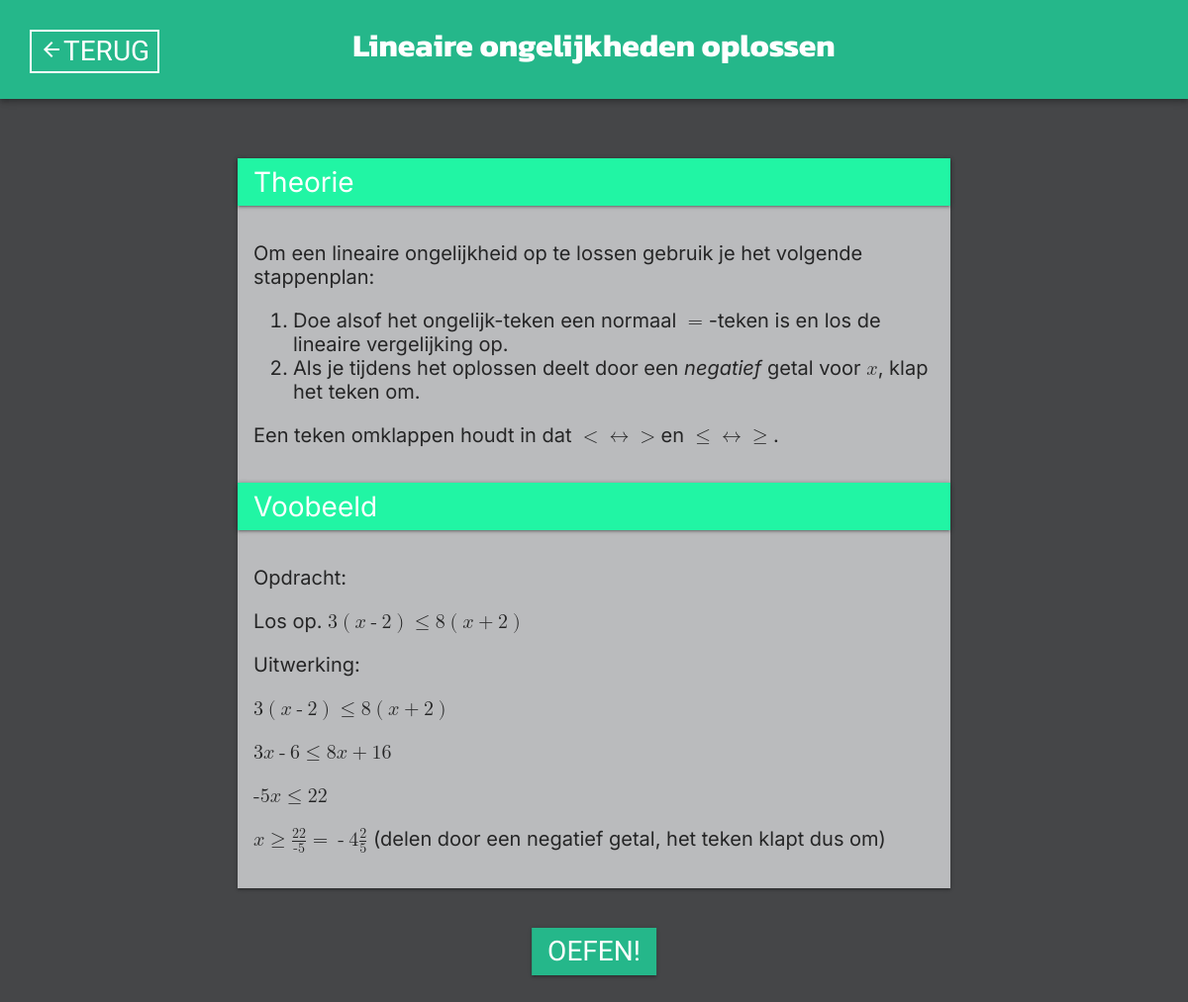
Page /oefenen/uitleg/A/2 (signed in) on the committed database.
### oefenen/models.py (models this page shows, shortened)
class Uitleg(models.Model):
    vaardigheid = models.OneToOneField(Vaardigheid, on_delete=models.PROTECT)
    uitleg = RichTextField()
    voorbeeld = RichTextField(null=True, blank=True)

class Vaardigheid(models.Model):
    naam = models.CharField(max_length=255, blank=False, null=True)
    nummer = models.IntegerField(blank=True, null=True)
    bijbehorend_onderwerp = models.ForeignKey(Onderwerp, on_delete=models.PROTECT, blank=True, null=True)
    voorkennis = models.ManyToManyField("self", symmetrical=False, related_name="vaardigheid_voorkennis")
    volgende = models.ManyToManyField("self", symmetrical=False, related_name="vaardigheid_volgende")
    class Meta:
        ordering = ['bijbehorend_onderwerp', 'nummer']

### oefenen/views.py (the view)
# urls.py: path("uitleg/<str:letter>/<int:pk>", views.uitleg, name="uitleg"),
@login_required
def uitleg(request, letter, pk):
    uid = request.user.id
    user = User.objects.get(id=uid)
    o = Onderwerp.objects.get(letter=letter.capitalize())
    v = Vaardigheid.objects.get(bijbehorend_onderwerp=o, nummer=pk)
    uitleg = Uitleg.objects.get(vaardigheid=v)
    return render(request, "oefenen/uitleg.html", {
        'uitleg':uitleg,
        'letter':letter,
        'pk':pk
    })

### oefenen/templates/oefenen/uitleg.html (shortened to what this page needs)
{% load static %}
<!DOCTYPE html>
<html lang="en">
<head>
</head>
<body>
    <div id="background">
        <div id="ribbon">
            <a id="backbutton" href="/gebruiker"><i class="material-icons-outlined" style="float: left; margin: 6px 0 8px 0;">arrow_back</i><p class="backbuttontext">TERUG</p></a>
            <h1>{{ uitleg.vaardigheid.naam }}</h1>
        </div>
        <div id="uitleg">
            <div style="height: 100px;"></div>
            <div class="theoriebackground">
                <div class="opgaveribbon">Theorie</div>
                <div class="opgavetext">{{ uitleg.uitleg|safe }}</div>
            </div>
            <div class="theoriebackground">
                <div class="opgaveribbon">Voobeeld</div>
                <div class="opgavetext">{{ uitleg.voorbeeld|safe }}</div>
            </div>
        </div>
        <a id="oefenknop" href="/oefenen/{{ letter }}/{{ pk }}"><p id="oefenknoptext">OEFEN!</p></a>
    </div>
</body>
</html>

### oefenen/templates/oefenen/uitleg.html (style rules this page uses)
:root { --primary: rgb(33,245,164); --primarydarken: rgb(37,183,138); --primarylighten: rgb(151,255,203); --secondary: rgb(37,204,237); --secondarydarken: rgb(37,172,237); --secondarylighten: rgb(151,252,255); --bg: white; --dmbg: #454648; --dmbgdarken: #18191a; --dmbglighten: #babbbd; --error: #d32f2f; --success: #2e7d32; --whitetext: white; --blacktext: black; --box-shadow1dp: 0 1px 1px 0 rgba(0,0,0,0.14), 0 2px 1px -1px rgba(0,0,0,0.12), 0 1px 3px 0 rgba(0,0,0,0.20); --box-shadow2dp: 0 2px 2px 0 rgba(0,0,0,0.14), 0 3px 1px -2px rgba(0,0,0,0.12), 0 1px 5px 0 rgba(0,0,0,0.20); --box-shadow3dp: 0 3px 4px 0 rgba(0,0,0,0.14), 0 3px 3px -2px rgba(0,0,0,0.12), 0 1px 8px 0 rgba(0,0,0,0.20); --box-shadow4dp: 0 4px 5px 0 rgba(0,0,0,0.14), 0 1px 10px 0 rgba(0,0,0,0.12), 0 2px 4px -1px rgba(0,0,0,0.20); --box-shadow6dp: 0 6px 10px 0 rgba(0,0,0,0.14), 0 1px 18px 0 rgba(0,0,0,0.12), 0 3px 5px -1px rgba(0,0,0,0.20); --box-shadow8dp: 0 8px 10px 1px rgba(0,0,0,0.14), 0 3px 14px 2px rgba(0,0,0,0.12), 0 5px 5px -3px rgba(0,0,0,0.20); --box-shadow9dp: 0 9px 12px 1px rgba(0,0,0,0.14), 0 3px 16px 2px rgba(0,0,0,0.12), 0 5px 6px -3px rgba(0,0,0,0.20); --box-shadow12dp: 0 12px 17px 2px rgba(0,0,0,0.14), 0 5px 22px 4px rgba(0,0,0,0.12), 0 7px 8px -4px rgba(0,0,0,0.20); --box-shadow16dp: 0 16px 24px 2px rgba(0,0,0,0.14), 0 6px 30px 5px rgba(0,0,0,0.12), 0 8px 10px -5px rgba(0,0,0,0.20); --box-shadow24dp: 0 24px 38px 3px rgba(0,0,0,0.14), 0 9px 46px 8px rgba(0,0,0,0.12), 0 11px 15px -7px rgba(0,0,0,0.20); }
body { margin: 0px; padding: 0px; font-family: inter, sans-serif; }
h1 { font-family: kanit; color: var(--whitetext); }
html { margin: 0px; padding: 0px; }
#ribbon { margin: 0px; top: 0px; width: 100%; height: 100px; background-color: var(--primarydarken); position: fixed; line-height: 50px; text-align: center; box-shadow: var(--box-shadow4dp); }
#backbutton { position: absolute; left: 0px; padding: 0 8px 0 8px; margin: 30px; height: 40px; max-width: 132px; background-color: var(--primarydarken); border: solid; border-color: var(--whitetext); border-width: 2px; font-family: yantramanav; font-size: 28px; color: var(--whitetext); border-radius: 0px; }
.backbuttontext { font-family: yantramanav; font-size: 28px; color: var(--whitetext); margin: 0px; float: right; line-height: 40px; }
#background { background-color: var(--dmbg); height: 100%; width: 100%; position: fixed; overflow-y: scroll; display: inline-block; }
#uitleg { margin: 60px 20% 20px 20%; }
.opgaveribbon { background-color: var(--primary); height: 48px; padding-left: 16px; font-family: inter; line-height: 48px; font-size: 28px; color: var(--whitetext); box-shadow: var(--box-shadow2dp); }
.opgavetext { font-size: 20px; padding: 16px; color: rgb(0,0,0,0.8) }
.theoriebackground { width: 100%; background-color: var(--dmbglighten); box-shadow: var(--box-shadow2dp); }
#oefenknop { position: absolute; left: 50%; margin: 20px 0px 100px 0px; transform: translate(-50%, 0); padding: 4px 16px 4px 16px; height: 40px; max-width: 132px; background-color: var(--primarydarken); font-family: yantramanav; font-size: 28px; color: var(--whitetext); border-radius: 0px; text-decoration: none; box-shadow: var(--box-shadow2dp); transition: box-shadow 0.2s ease-in-out; }
#oefenknop::after { content: ''; position: absolute; top: 100px; height: 20px; width: 100%; }
#oefenknoptext { font-family: yantramanav; font-size: 28px; color: var(--whitetext); margin: 0px; float: right; line-height: 40px; }

### rows in the picture
Uitleg: vaardigheid.naam "Lineaire ongelijkheden oplossen", uitleg "Om een lineaire ongelijkheid op te lossen gebruik je het volgende stappenplan: Doe alsof het ongelijk-teken een normaal = -teken is en los de lineaire vergelijking op. Als je tijdens het oplossen deelt door een negatief getal voor x , klap het teken om. Een teken omklappen houdt in dat < > en ≤ ≥ .", voorbeeld "Opdracht: Los op. 3 x - 2 ≤ 8 x + 2 Uitwerking: 3 x - 2 ≤ 8 x + 2 3 x - 6 ≤ 8 x + 16 - 5 x ≤ 22 x ≥ 22 - 5 = - 4 2 5 (delen door een negatief getal, het teken klapt dus om)"
